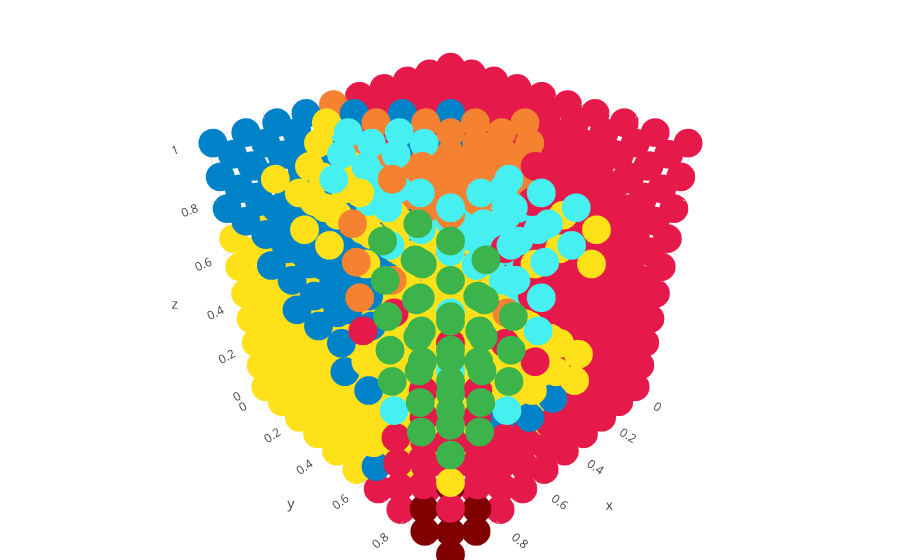

The notebook cell this image was saved under:
### Code cell
organize(nodes=nodes,pixels=pixelsBuf,p1=0.05,p2=0.3,pixeldistMetric='euclidean',nodedistMetric='euclidean')

### Figure 1 — Plotly figure (JSON) as saved in the notebook; plotly's stock layout.template omitted (floating-point values rounded to 4 significant figures; data arrays with more than 128 entries replaced by an {"elided": "..."} marker saying what was removed)
{"data": [{"marker": {"color": {"elided": "1000 str values"}, "size": 10, "symbol": "circle"}, "mode": "markers", "type": "scatter3d", "x": {"elided": "1000 float values"}, "y": {"elided": "1000 float values"}, "z": {"elided": "1000 float values"}}], "layout": {"margin": {"b": 0, "l": 0, "r": 0, "t": 0}}}
